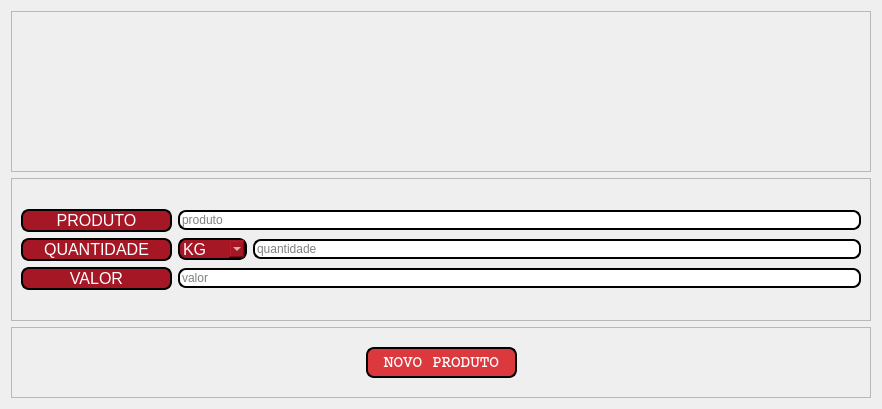
<?xml version="1.0" encoding="UTF-8"?>
<ui version="4.0">
 <class>Produtos</class>
 <widget class="QWidget" name="Produtos">
  <property name="geometry">
   <rect>
    <x>0</x>
    <y>0</y>
    <width>878</width>
    <height>409</height>
   </rect>
  </property>
  <property name="windowTitle">
   <string>CADASTRO DE PRODUTOS</string>
  </property>
  <property name="windowIcon">
   <iconset>
    <normaloff>logo2.png</normaloff>logo2.png</iconset>
  </property>
  <layout class="QVBoxLayout" name="verticalLayout">
   <item>
    <widget class="QFrame" name="frame">
     <property name="minimumSize">
      <size>
       <width>0</width>
       <height>161</height>
      </size>
     </property>
     <property name="maximumSize">
      <size>
       <width>16777215</width>
       <height>161</height>
      </size>
     </property>
     <property name="frameShape">
      <enum>QFrame::StyledPanel</enum>
     </property>
     <property name="frameShadow">
      <enum>QFrame::Raised</enum>
     </property>
     <layout class="QHBoxLayout" name="horizontalLayout">
      <item>
       <widget class="QLabel" name="label">
        <property name="minimumSize">
         <size>
          <width>201</width>
          <height>181</height>
         </size>
        </property>
        <property name="maximumSize">
         <size>
          <width>201</width>
          <height>181</height>
         </size>
        </property>
        <property name="text">
         <string/>
        </property>
        <property name="pixmap">
         <pixmap>img/logo2.png</pixmap>
        </property>
        <property name="scaledContents">
         <bool>true</bool>
        </property>
       </widget>
      </item>
      <item>
       <widget class="QLabel" name="label_2">
        <property name="minimumSize">
         <size>
          <width>633</width>
          <height>91</height>
         </size>
        </property>
        <property name="maximumSize">
         <size>
          <width>633</width>
          <height>91</height>
         </size>
        </property>
        <property name="text">
         <string/>
        </property>
        <property name="pixmap">
         <pixmap>img/importar_produto.png</pixmap>
        </property>
        <property name="scaledContents">
         <bool>true</bool>
        </property>
        <property name="alignment">
         <set>Qt::AlignCenter</set>
        </property>
       </widget>
      </item>
     </layout>
    </widget>
   </item>
   <item>
    <widget class="QFrame" name="frame_2">
     <property name="frameShape">
      <enum>QFrame::StyledPanel</enum>
     </property>
     <property name="frameShadow">
      <enum>QFrame::Raised</enum>
     </property>
     <layout class="QVBoxLayout" name="verticalLayout_3">
      <item>
       <layout class="QVBoxLayout" name="verticalLayout_2">
        <item>
         <widget class="QLabel" name="label_3">
          <property name="text">
           <string/>
          </property>
         </widget>
        </item>
        <item>
         <layout class="QHBoxLayout" name="horizontalLayout_4">
          <item>
           <widget class="QLabel" name="label_17">
            <property name="minimumSize">
             <size>
              <width>151</width>
              <height>23</height>
             </size>
            </property>
            <property name="maximumSize">
             <size>
              <width>151</width>
              <height>23</height>
             </size>
            </property>
            <property name="font">
             <font>
              <pointsize>12</pointsize>
             </font>
            </property>
            <property name="styleSheet">
             <string notr="true">background-color: rgb(166, 23, 38);
border-radius: 8px;
color: rgb(255, 255, 255);
border-width: 2px;
border-color: black;
border-style: solid;
display: inline-block;</string>
            </property>
            <property name="text">
             <string>PRODUTO</string>
            </property>
            <property name="alignment">
             <set>Qt::AlignCenter</set>
            </property>
           </widget>
          </item>
          <item>
           <widget class="QLineEdit" name="le_produto">
            <property name="styleSheet">
             <string notr="true">border-width: 2px;
border-color: black;
border-style: solid;
display: inline-block;
border-radius: 8px</string>
            </property>
            <property name="placeholderText">
             <string>produto</string>
            </property>
           </widget>
          </item>
         </layout>
        </item>
        <item>
         <layout class="QHBoxLayout" name="horizontalLayout_3">
          <item>
           <widget class="QLabel" name="label_18">
            <property name="minimumSize">
             <size>
              <width>151</width>
              <height>23</height>
             </size>
            </property>
            <property name="maximumSize">
             <size>
              <width>151</width>
              <height>23</height>
             </size>
            </property>
            <property name="font">
             <font>
              <pointsize>12</pointsize>
             </font>
            </property>
            <property name="styleSheet">
             <string notr="true">background-color: rgb(166, 23, 38);
border-radius: 8px;
color: rgb(255, 255, 255);
border-width: 2px;
border-color: black;
border-style: solid;
display: inline-block;</string>
            </property>
            <property name="text">
             <string>QUANTIDADE</string>
            </property>
            <property name="alignment">
             <set>Qt::AlignCenter</set>
            </property>
           </widget>
          </item>
          <item>
           <widget class="QComboBox" name="comboBox_quantidade">
            <property name="minimumSize">
             <size>
              <width>69</width>
              <height>22</height>
             </size>
            </property>
            <property name="maximumSize">
             <size>
              <width>69</width>
              <height>22</height>
             </size>
            </property>
            <property name="font">
             <font>
              <pointsize>12</pointsize>
              <weight>50</weight>
              <bold>false</bold>
             </font>
            </property>
            <property name="cursor">
             <cursorShape>PointingHandCursor</cursorShape>
            </property>
            <property name="styleSheet">
             <string notr="true">background-color: rgb(166, 23, 38);
border-radius: 8px;
color: rgb(255, 255, 255);
border-width: 2px;
border-color: black;
border-style: solid;
display: inline-block;</string>
            </property>
            <item>
             <property name="text">
              <string>KG</string>
             </property>
            </item>
            <item>
             <property name="text">
              <string>UN</string>
             </property>
            </item>
            <item>
             <property name="text">
              <string>G</string>
             </property>
            </item>
           </widget>
          </item>
          <item>
           <widget class="QLineEdit" name="le_quantidade">
            <property name="styleSheet">
             <string notr="true">border-width: 2px;
border-color: black;
border-style: solid;
display: inline-block;
border-radius: 8px</string>
            </property>
            <property name="placeholderText">
             <string>quantidade</string>
            </property>
           </widget>
          </item>
         </layout>
        </item>
        <item>
         <layout class="QHBoxLayout" name="horizontalLayout_5">
          <item>
           <widget class="QLabel" name="label_19">
            <property name="minimumSize">
             <size>
              <width>151</width>
              <height>23</height>
             </size>
            </property>
            <property name="maximumSize">
             <size>
              <width>151</width>
              <height>23</height>
             </size>
            </property>
            <property name="font">
             <font>
              <pointsize>12</pointsize>
             </font>
            </property>
            <property name="styleSheet">
             <string notr="true">background-color: rgb(166, 23, 38);
border-radius: 8px;
color: rgb(255, 255, 255);
border-width: 2px;
border-color: black;
border-style: solid;
display: inline-block;</string>
            </property>
            <property name="text">
             <string>VALOR</string>
            </property>
            <property name="alignment">
             <set>Qt::AlignCenter</set>
            </property>
           </widget>
          </item>
          <item>
           <widget class="QLineEdit" name="le_valor">
            <property name="styleSheet">
             <string notr="true">border-width: 2px;
border-color: black;
border-style: solid;
display: inline-block;
border-radius: 8px</string>
            </property>
            <property name="alignment">
             <set>Qt::AlignLeading|Qt::AlignLeft|Qt::AlignVCenter</set>
            </property>
            <property name="placeholderText">
             <string>valor</string>
            </property>
           </widget>
          </item>
         </layout>
        </item>
        <item>
         <widget class="QLabel" name="label_4">
          <property name="text">
           <string/>
          </property>
         </widget>
        </item>
       </layout>
      </item>
     </layout>
    </widget>
   </item>
   <item>
    <widget class="QFrame" name="frame_3">
     <property name="minimumSize">
      <size>
       <width>0</width>
       <height>71</height>
      </size>
     </property>
     <property name="maximumSize">
      <size>
       <width>16777215</width>
       <height>71</height>
      </size>
     </property>
     <property name="frameShape">
      <enum>QFrame::StyledPanel</enum>
     </property>
     <property name="frameShadow">
      <enum>QFrame::Raised</enum>
     </property>
     <layout class="QHBoxLayout" name="horizontalLayout_2">
      <item>
       <spacer name="horizontalSpacer_2">
        <property name="orientation">
         <enum>Qt::Horizontal</enum>
        </property>
        <property name="sizeHint" stdset="0">
         <size>
          <width>40</width>
          <height>20</height>
         </size>
        </property>
       </spacer>
      </item>
      <item>
       <widget class="QPushButton" name="bt_novo_produto">
        <property name="minimumSize">
         <size>
          <width>151</width>
          <height>31</height>
         </size>
        </property>
        <property name="maximumSize">
         <size>
          <width>151</width>
          <height>31</height>
         </size>
        </property>
        <property name="font">
         <font>
          <family>Courier</family>
          <pointsize>12</pointsize>
          <weight>75</weight>
          <bold>true</bold>
         </font>
        </property>
        <property name="cursor">
         <cursorShape>PointingHandCursor</cursorShape>
        </property>
        <property name="styleSheet">
         <string notr="true">QPushButton{

background-color: rgb(219, 57, 62);
border-radius: 8px;
color: rgb(255, 255, 255);
border-width: 2px;
border-color: black;
border-style: solid;
display: inline-block;
}

QPushButton:hover{

	
	background-color: rgb(77, 11, 17);
	
	color: rgb(255, 255, 255);

}</string>
        </property>
        <property name="text">
         <string>NOVO PRODUTO</string>
        </property>
       </widget>
      </item>
      <item>
       <spacer name="horizontalSpacer">
        <property name="orientation">
         <enum>Qt::Horizontal</enum>
        </property>
        <property name="sizeHint" stdset="0">
         <size>
          <width>40</width>
          <height>20</height>
         </size>
        </property>
       </spacer>
      </item>
     </layout>
    </widget>
   </item>
  </layout>
 </widget>
 <resources/>
 <connections/>
</ui>
